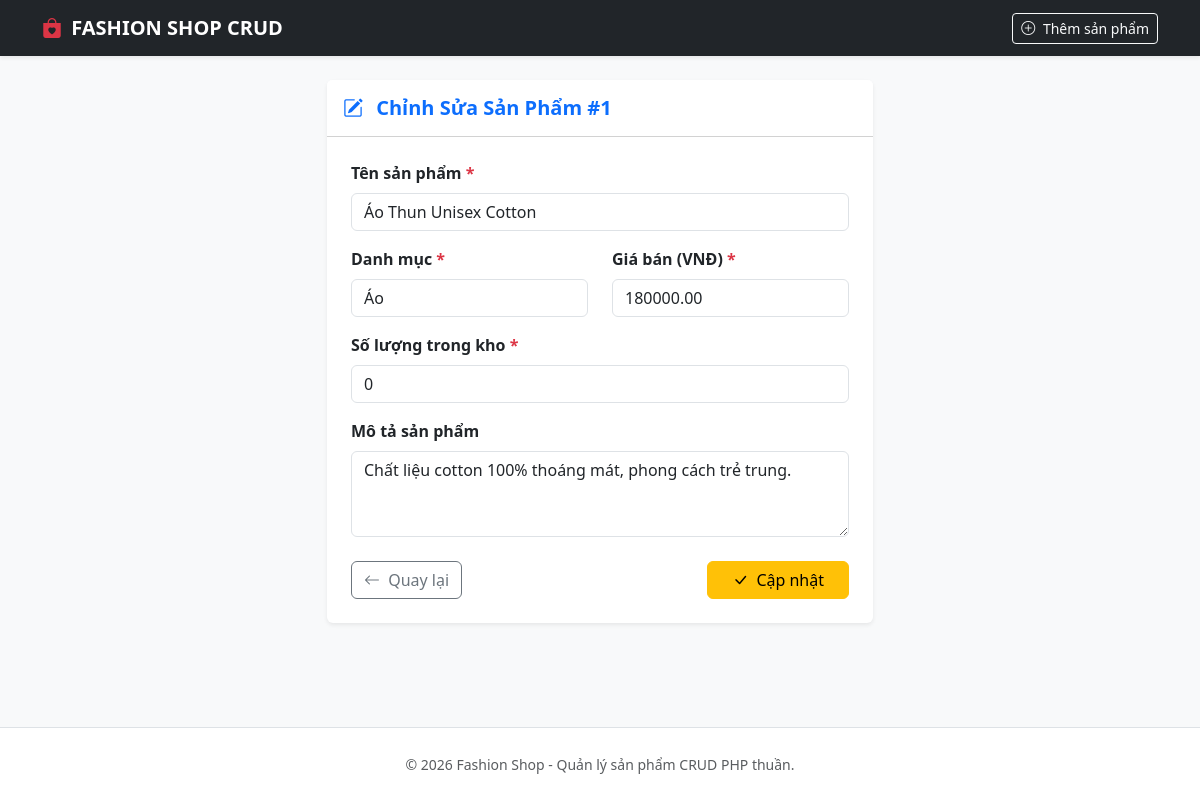
Screenshot of /index.php?action=edit&id=1 with the database file from the repository.
### tables this page shows
CREATE TABLE `products` (
    `id` INT AUTO_INCREMENT PRIMARY KEY,
    `name` VARCHAR(255) NOT NULL,
    `category` VARCHAR(100) NOT NULL,
    `price` DECIMAL(12, 2) NOT NULL DEFAULT 0,
    `image` VARCHAR(255) NULL,
    `description` TEXT NULL,
    `created_at` TIMESTAMP DEFAULT CURRENT_TIMESTAMP
);

### controllers/ProductController.php (called while the page is built, shortened)
<?php
require_once __DIR__ . '/../models/Product.php';
class ProductController {
    private Product $productModel;
    public function __construct() {
        $db = Database::getConnection();
        $this->productModel = new Product($db);
    }
    public function edit(): void {
        $id = isset($_GET['id']) ? (int)$_GET['id'] : 0;
        $product = $this->productModel->getById($id);
        $errors = [];
        require_once __DIR__ . '/../views/products/edit.php';
    }
}

### models/Product.php (called while the page is built, shortened)
<?php
class Product {
    private $db;
    public function __construct($pdo) {
        $this->db = $pdo;
    }
    public function getById($id) {
        $sql = "SELECT * FROM products WHERE id = ?";
        $stmt = $this->db->prepare($sql);
        $stmt->execute([$id]);
        return $stmt->fetch(PDO::FETCH_ASSOC);
    }
}
?>

### views/products/edit.php (the view, shortened to what this page needs)
<?php
require_once __DIR__ . '/../layout/header.php';
?>
<div class="row justify-content-center">
    <div class="col-md-8 col-lg-6">
        <div class="card shadow-sm border-0">
            <div class="card-header bg-white py-3">
                <h5 class="mb-0 text-primary fw-bold">
                    <i class="bi bi-pencil-square me-2"></i> Chỉnh Sửa Sản Phẩm #<?= $product['id'] ?>
                </h5>
            </div>
            <div class="card-body p-4">
                <form action="index.php?action=update" method="POST">
                    <div class="mb-3">
                        <label for="name" class="form-label fw-semibold">Tên sản phẩm <span class="text-danger">*</span></label>
                        <input type="text" class="form-control <?= isset($errors['name']) ? 'is-invalid' : '' ?>"
                               id="name" name="name" value="<?= htmlspecialchars($product['name'] ?? '') ?>">
                    </div>
                    <div class="row">
                        <div class="col-md-6 mb-3">
                            <label for="category" class="form-label fw-semibold">Danh mục <span class="text-danger">*</span></label>
                            <input type="text" class="form-control <?= isset($errors['category']) ? 'is-invalid' : '' ?>"
                                   id="category" name="category" value="<?= htmlspecialchars($product['category'] ?? '') ?>">
                        </div>
                        <div class="col-md-6 mb-3">
                            <label for="price" class="form-label fw-semibold">Giá bán (VNĐ) <span class="text-danger">*</span></label>
                            <input type="number" step="1000" min="0" class="form-control <?= isset($errors['price']) ? 'is-invalid' : '' ?>"
                                   id="price" name="price" value="<?= htmlspecialchars($product['price'] ?? 0) ?>">
                        </div>
                    </div>
                    <div class="mb-3">
                        <label for="quantity" class="form-label fw-semibold">Số lượng trong kho <span class="text-danger">*</span></label>
                        <input type="number" min="0" class="form-control <?= isset($errors['quantity']) ? 'is-invalid' : '' ?>"
                               id="quantity" name="quantity" value="<?= htmlspecialchars($product['quantity'] ?? 0) ?>">
                    </div>
                    <div class="mb-4">
                        <label for="description" class="form-label fw-semibold">Mô tả sản phẩm</label>
                        <textarea class="form-control" id="description" name="description" rows="3"><?= htmlspecialchars($product['description'] ?? '') ?></textarea>
                    </div>
                    <div class="d-flex justify-content-between align-items-center">
                        <a href="index.php" class="btn btn-outline-secondary">
                            <i class="bi bi-arrow-left me-1"></i> Quay lại
                        </a>
                        <button type="submit" class="btn btn-warning px-4">
                            <i class="bi bi-check-lg me-1"></i> Cập nhật
                        </button>
                    </div>
                </form>
            </div>
        </div>
    </div>
</div>
<?php require_once __DIR__ . '/../layout/footer.php'; ?>

### rows the page displays
products: id "1", name "Áo Thun Unisex Cotton", category "Áo", price "180000.00", description "Chất liệu cotton 100% thoáng mát, phong cách trẻ trung."
